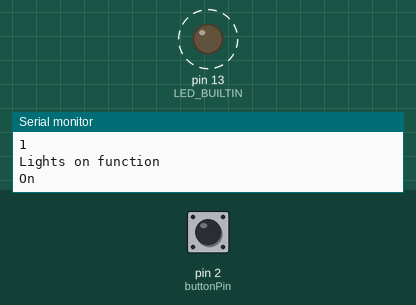
Simulated run of this sketch. Board: Arduino Uno, built with avr-gcc and run on an emulated ATmega328P. Shown: output pins drawn as LEDs (lit = HIGH), the last lines printed to the serial monitor. Dashed ring = blinking. Inputs (shaded band) come from the test bench; at power-on: pin 2 (buttonPin) HIGH. Sleep ends after the set time or at an interrupt.

Above: at 4.1 s.
At 4.6 s:
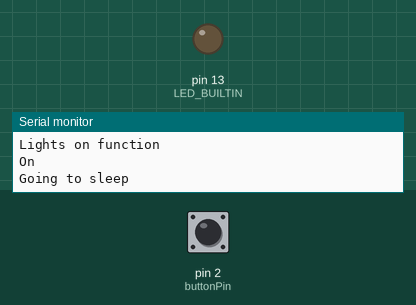
4.7 s: pin 2 (buttonPin) pulled LOW for 0.15 s
At 5.2 s:
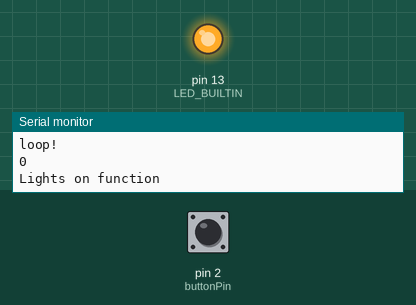
7.7 s: pin 2 (buttonPin) pulled LOW for 1 s
11.0 s: pin 2 (buttonPin) pulled LOW for 3.2 s
Timing chart, 0 to 16.4 s (numbered marks = the images above; inputs shaded):
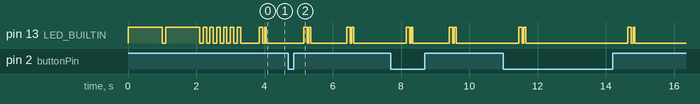

The sketch:

Garage_Lights_Button_sleep_interupt_low_power_FINAL.ino
```cpp
 //To read the remote codes open the rc-switch “ReceiveDemo_Advanced” example sketch.


#include <avr/sleep.h>
#include <RCSwitch.h>

RCSwitch mySwitch = RCSwitch();

const uint8_t buttonPin = 2;
const uint8_t transmitterPin = 4;
int debounceDelay = 20;
int lastDebounceTime = 0;        // the last time the output pin was toggled

volatile byte currentState = LOW;


//boolean currentState = LOW;       //stroage for current button state
boolean lastState = LOW;          //storage for last button state
boolean lightsState = LOW;      //storage for the current state of the light (off/on)

void setup()
{
  Serial.begin(9600);
  pinMode(LED_BUILTIN, OUTPUT);
  pinMode(buttonPin, INPUT_PULLUP);

  mySwitch.enableTransmit(transmitterPin); // Digital pin for transmitter
  mySwitch.setPulseLength(173); // Pulse length from reading remote
  mySwitch.setProtocol(1); // needed to send signal

  setupBlick();
}

void loop()
{
  Serial.println("loop!");
  currentState = digitalRead(buttonPin);
  Serial.println(currentState);

  if ((millis() - lastDebounceTime) > debounceDelay)
  {
    if (currentState != lastState)
    {
      if (lightsState == currentState)
      {
        turnOffLights();
        lightsState = LOW;
        Serial.println("Off");
        lastDebounceTime = millis();
      } else {
        turnOnLights();
        lightsState = HIGH;
        Serial.println("On");
        lastDebounceTime = millis();
      }
    }
    lastState = currentState;
  }
  delay(100);
  Serial.println("Going to sleep");
  sleepFunction();
}

// ====================================================================================
void sleepFunction()
{
  sleep_enable();
  set_sleep_mode(SLEEP_MODE_PWR_DOWN);
  attachInterrupt(digitalPinToInterrupt(buttonPin), interruptFunction, CHANGE);
  digitalWrite(LED_BUILTIN, LOW);
  delay(500);
  sleep_cpu();
  Serial.println("Woke up!");
}

void interruptFunction()
{
  Serial.println("Interrupt!");
  sleep_disable();
  detachInterrupt(0);
}

// ====================================================================================
void turnOnLights()
{
  Serial.println("Lights on function");
  mySwitch.send("100001110110100000001100"); // On binary from remote
  blinkLed();
}
void turnOffLights()
{
  Serial.println("Lights off function");
  mySwitch.send("100001110110100000000100"); // Off binary from remote
  blinkLed();
}

// ====================================================================================
void blinkLed()
{
  digitalWrite(LED_BUILTIN, HIGH);
  delay(100);
  digitalWrite(LED_BUILTIN, LOW);
  delay(50);
  digitalWrite(LED_BUILTIN, HIGH);
  delay(50);
  digitalWrite(LED_BUILTIN, LOW);
  delay(10);
}

void setupBlick()
{
  digitalWrite(LED_BUILTIN, HIGH);
  delay(1000);
  digitalWrite(LED_BUILTIN, LOW);
  delay(100);
  digitalWrite(LED_BUILTIN, HIGH);
  delay(1000);
  digitalWrite(LED_BUILTIN, LOW);
  delay(100);
  for (int i = 0; i <= 5; i++)
  {
    digitalWrite( LED_BUILTIN, HIGH);
    delay(100);
    digitalWrite( LED_BUILTIN, LOW);
    delay(100);
  }
}


/*
   void loop()
  {
  Serial.println("loop!");
  currentState = digitalRead(buttonPin);
  Serial.println(currentState);

  if (currentState != lastState)
  {
    if (currentState == LOW) {
      turnOffLights();
      Serial.println("Off");
    } else {
      turnOnLights();
      Serial.println("On");
    }
  }
  lastState = currentState;
  delay(100);
  Serial.println("Going to sleep");
  sleepFunction();
  }
 * */
```
